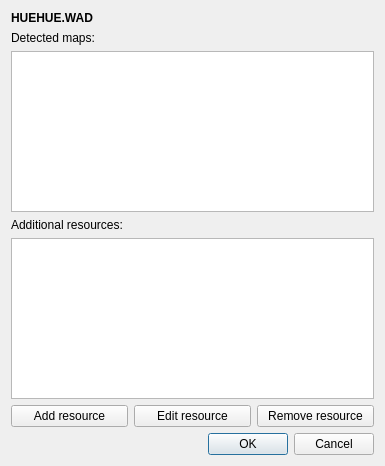
<?xml version="1.0" encoding="UTF-8"?>
<ui version="4.0">
 <class>OpenMapDialog</class>
 <widget class="QDialog" name="OpenMapDialog">
  <property name="windowModality">
   <enum>Qt::ApplicationModal</enum>
  </property>
  <property name="geometry">
   <rect>
    <x>0</x>
    <y>0</y>
    <width>385</width>
    <height>466</height>
   </rect>
  </property>
  <property name="sizePolicy">
   <sizepolicy hsizetype="Fixed" vsizetype="Fixed">
    <horstretch>0</horstretch>
    <verstretch>0</verstretch>
   </sizepolicy>
  </property>
  <property name="minimumSize">
   <size>
    <width>385</width>
    <height>466</height>
   </size>
  </property>
  <property name="maximumSize">
   <size>
    <width>385</width>
    <height>466</height>
   </size>
  </property>
  <property name="windowTitle">
   <string>Open map</string>
  </property>
  <property name="modal">
   <bool>true</bool>
  </property>
  <layout class="QVBoxLayout" name="verticalLayout">
   <item>
    <widget class="QLabel" name="label_wadName">
     <property name="font">
      <font>
       <weight>75</weight>
       <bold>true</bold>
      </font>
     </property>
     <property name="text">
      <string>HUEHUE.WAD</string>
     </property>
    </widget>
   </item>
   <item>
    <widget class="QLabel" name="label">
     <property name="text">
      <string>Detected maps:</string>
     </property>
    </widget>
   </item>
   <item>
    <widget class="QListWidget" name="list_maps"/>
   </item>
   <item>
    <widget class="QLabel" name="label_3">
     <property name="text">
      <string>Additional resources:</string>
     </property>
    </widget>
   </item>
   <item>
    <widget class="QListWidget" name="list_resources"/>
   </item>
   <item>
    <layout class="QHBoxLayout" name="horizontalLayout">
     <item>
      <widget class="QPushButton" name="button_addResource">
       <property name="text">
        <string>Add resource</string>
       </property>
      </widget>
     </item>
     <item>
      <widget class="QPushButton" name="button_editResource">
       <property name="text">
        <string>Edit resource</string>
       </property>
      </widget>
     </item>
     <item>
      <widget class="QPushButton" name="button_removeResource">
       <property name="text">
        <string>Remove resource</string>
       </property>
      </widget>
     </item>
    </layout>
   </item>
   <item>
    <widget class="QDialogButtonBox" name="buttonBox">
     <property name="orientation">
      <enum>Qt::Horizontal</enum>
     </property>
     <property name="standardButtons">
      <set>QDialogButtonBox::Cancel|QDialogButtonBox::Ok</set>
     </property>
    </widget>
   </item>
  </layout>
 </widget>
 <resources/>
 <connections>
  <connection>
   <sender>buttonBox</sender>
   <signal>accepted()</signal>
   <receiver>OpenMapDialog</receiver>
   <slot>accept()</slot>
   <hints>
    <hint type="sourcelabel">
     <x>248</x>
     <y>254</y>
    </hint>
    <hint type="destinationlabel">
     <x>157</x>
     <y>274</y>
    </hint>
   </hints>
  </connection>
  <connection>
   <sender>buttonBox</sender>
   <signal>rejected()</signal>
   <receiver>OpenMapDialog</receiver>
   <slot>reject()</slot>
   <hints>
    <hint type="sourcelabel">
     <x>316</x>
     <y>260</y>
    </hint>
    <hint type="destinationlabel">
     <x>286</x>
     <y>274</y>
    </hint>
   </hints>
  </connection>
 </connections>
</ui>
